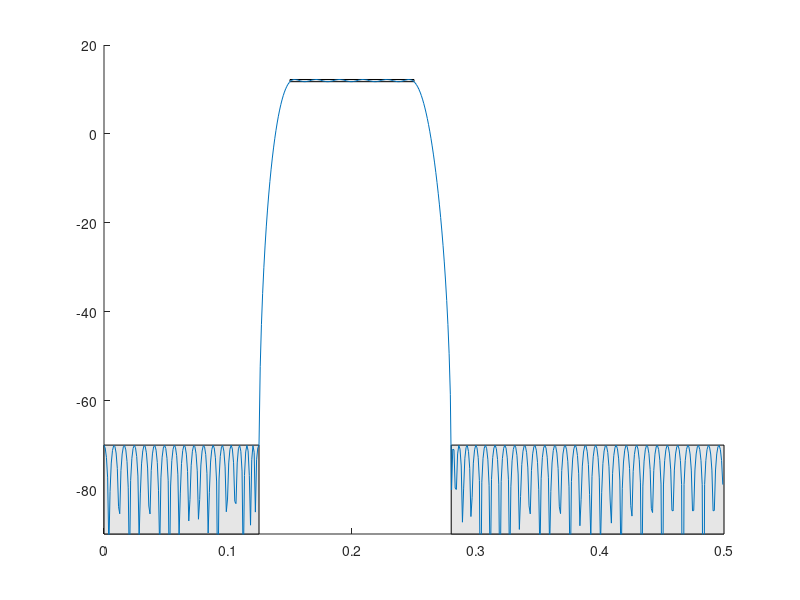

This chart was generated by the following MATLAB code:
M = 120;        %Number of filter coefficients: Adjust to meet spec

%Desired response: Spec three separate bands by giving the corner
%frequencies and gains at the corner frequencies. Frequencies are 
%normalized by Fs/2. Gains are absolute values (not dB)
A1 = 10^(12/20);        %passband gain
F = [0 0.125 0.15 0.25 0.28 0.5]/0.5;       %corner freq
A = [0 0     A1   A1   0    0];             %corner freq gains

%weight each vector designed so that each band has its own tolerance
d1 = 10^(12/20)-10^(11.75/20);      %max passband error
d2 = 10^(-70/20);                   %max stopband error
W  = [1/d2 1/d1 1/d2];           %weight per specified band

%filter design and some really ugly plot code intermixed

stop = 20*log10(d2);
passh = 20*log10(A1+d1);
passl = 20*log10(A1-d1);

figure(1); clf;
hold on;
patch([F(1)*.5 F(2)*.5 F(2)*.5 F(1)*.5],[stop stop stop-20 stop-20], .9*[1 1 1]);
patch([F(3)*.5 F(4)*.5 F(4)*.5 F(3)*.5], [passh passh passl passl], .9*[1 1 1]);
patch([F(5)*.5 F(6)*.5 F(6)*.5 F(5)*.5], [stop stop stop-20 stop-20], .9*[1 1 1]);


h = firpm(M-1, F, A, W);        %this is the filter creation
r= freqz(h,1);                  %for plotting

q = 0:0.5/length(r):0.5-0.5/length(r);
plot(q,20*log10(abs(r)));
axis([0 .5 -90 20]);